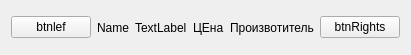
<?xml version="1.0" encoding="UTF-8"?>
<ui version="4.0">
 <class>WidgetProduct</class>
 <widget class="QWidget" name="WidgetProduct">
  <property name="geometry">
   <rect>
    <x>0</x>
    <y>0</y>
    <width>400</width>
    <height>55</height>
   </rect>
  </property>
  <property name="windowTitle">
   <string>Form</string>
  </property>
  <layout class="QHBoxLayout" name="horizontalLayout">
   <item>
    <widget class="QPushButton" name="btnLeft">
     <property name="text">
      <string>btnlef</string>
     </property>
    </widget>
   </item>
   <item>
    <widget class="QLabel" name="lblName">
     <property name="text">
      <string>Name</string>
     </property>
    </widget>
   </item>
   <item>
    <spacer name="horizontalSpacer">
     <property name="orientation">
      <enum>Qt::Horizontal</enum>
     </property>
     <property name="sizeHint" stdset="0">
      <size>
       <width>40</width>
       <height>20</height>
      </size>
     </property>
    </spacer>
   </item>
   <item>
    <widget class="QLabel" name="lblCatigory">
     <property name="text">
      <string>TextLabel</string>
     </property>
    </widget>
   </item>
   <item>
    <widget class="QLabel" name="lblPrice">
     <property name="text">
      <string>ЦЕна</string>
     </property>
    </widget>
   </item>
   <item>
    <spacer name="horizontalSpacer_2">
     <property name="orientation">
      <enum>Qt::Horizontal</enum>
     </property>
     <property name="sizeHint" stdset="0">
      <size>
       <width>40</width>
       <height>20</height>
      </size>
     </property>
    </spacer>
   </item>
   <item>
    <spacer name="horizontalSpacer_3">
     <property name="orientation">
      <enum>Qt::Horizontal</enum>
     </property>
     <property name="sizeHint" stdset="0">
      <size>
       <width>40</width>
       <height>20</height>
      </size>
     </property>
    </spacer>
   </item>
   <item>
    <widget class="QLabel" name="lblManufacturer">
     <property name="text">
      <string>Произвотитель</string>
     </property>
    </widget>
   </item>
   <item>
    <spacer name="horizontalSpacer_4">
     <property name="orientation">
      <enum>Qt::Horizontal</enum>
     </property>
     <property name="sizeHint" stdset="0">
      <size>
       <width>40</width>
       <height>20</height>
      </size>
     </property>
    </spacer>
   </item>
   <item>
    <widget class="QPushButton" name="btnRight">
     <property name="text">
      <string>btnRights</string>
     </property>
    </widget>
   </item>
  </layout>
 </widget>
 <resources/>
 <connections/>
</ui>
